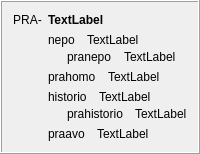
            <widget class="QFrame" name="frame_9">
             <property name="frameShape">
              <enum>QFrame::Box</enum>
             </property>
             <property name="frameShadow">
              <enum>QFrame::Raised</enum>
             </property>
             <layout class="QHBoxLayout" name="horizontalLayout_8">
              <item>
               <widget class="QLabel" name="label_241">
                <property name="sizePolicy">
                 <sizepolicy hsizetype="Maximum" vsizetype="Preferred">
                  <horstretch>0</horstretch>
                  <verstretch>0</verstretch>
                 </sizepolicy>
                </property>
                <property name="text">
                 <string>PRA-</string>
                </property>
                <property name="alignment">
                 <set>Qt::AlignHCenter|Qt::AlignTop</set>
                </property>
                <property name="tipo" stdset="0">
                 <string>afikso</string>
                </property>
               </widget>
              </item>
              <item>
               <layout class="QVBoxLayout" name="verticalLayout_63">
                <item>
                 <widget class="QLabel" name="Lec08_Label25">
                  <property name="styleSheet">
                   <string notr="true">font-weight: bold;</string>
                  </property>
                  <property name="text">
                   <string>TextLabel</string>
                  </property>
                  <property name="wordWrap">
                   <bool>true</bool>
                  </property>
                 </widget>
                </item>
                <item>
                 <layout class="QVBoxLayout" name="verticalLayout_61">
                  <property name="spacing">
                   <number>3</number>
                  </property>
                  <item>
                   <layout class="QHBoxLayout" name="horizontalLayout_525">
                    <property name="spacing">
                     <number>12</number>
                    </property>
                    <item>
                     <widget class="neklakebla_nova" name="Lec08_Button15">
                      <property name="text">
                       <string>nepo</string>
                      </property>
                      <property name="wordWrap">
                       <bool>true</bool>
                      </property>
                     </widget>
                    </item>
                    <item>
                     <widget class="QLabel" name="Lec08_Label26">
                      <property name="sizePolicy">
                       <sizepolicy hsizetype="Expanding" vsizetype="Preferred">
                        <horstretch>0</horstretch>
                        <verstretch>0</verstretch>
                       </sizepolicy>
                      </property>
                      <property name="text">
                       <string>TextLabel</string>
                      </property>
                      <property name="wordWrap">
                       <bool>true</bool>
                      </property>
                     </widget>
                    </item>
                   </layout>
                  </item>
                  <item>
                   <layout class="QHBoxLayout" name="horizontalLayout_526">
                    <property name="spacing">
                     <number>12</number>
                    </property>
                    <item>
                     <widget class="label_sago_reversa" name="label_267">
                      <property name="sizePolicy">
                       <sizepolicy hsizetype="Maximum" vsizetype="Preferred">
                        <horstretch>0</horstretch>
                        <verstretch>0</verstretch>
                       </sizepolicy>
                      </property>
                      <property name="text">
                       <string/>
                      </property>
                      <property name="pixmap">
                       <pixmap resource="ikonoj.qrc">:/ikonoj/sago_revena.png</pixmap>
                      </property>
                     </widget>
                    </item>
                    <item>
                     <widget class="neklakebla_nova" name="Lec08_Button16">
                      <property name="text">
                       <string>pranepo</string>
                      </property>
                      <property name="wordWrap">
                       <bool>true</bool>
                      </property>
                     </widget>
                    </item>
                    <item>
                     <widget class="QLabel" name="Lec08_Label27">
                      <property name="sizePolicy">
                       <sizepolicy hsizetype="Expanding" vsizetype="Preferred">
                        <horstretch>0</horstretch>
                        <verstretch>0</verstretch>
                       </sizepolicy>
                      </property>
                      <property name="text">
                       <string>TextLabel</string>
                      </property>
                      <property name="wordWrap">
                       <bool>true</bool>
                      </property>
                     </widget>
                    </item>
                   </layout>
                  </item>
                 </layout>
                </item>
                <item>
                 <layout class="QHBoxLayout" name="horizontalLayout_627">
                  <property name="spacing">
                   <number>12</number>
                  </property>
                  <item>
                   <widget class="neklakebla_nova" name="Lec08_Button26">
                    <property name="text">
                     <string>prahomo</string>
                    </property>
                    <property name="wordWrap">
                     <bool>true</bool>
                    </property>
                   </widget>
                  </item>
                  <item>
                   <widget class="QLabel" name="Lec08_Label32">
                    <property name="sizePolicy">
                     <sizepolicy hsizetype="Expanding" vsizetype="Preferred">
                      <horstretch>0</horstretch>
                      <verstretch>0</verstretch>
                     </sizepolicy>
                    </property>
                    <property name="text">
                     <string>TextLabel</string>
                    </property>
                    <property name="wordWrap">
                     <bool>true</bool>
                    </property>
                   </widget>
                  </item>
                 </layout>
                </item>
                <item>
                 <layout class="QVBoxLayout" name="verticalLayout_62">
                  <property name="spacing">
                   <number>3</number>
                  </property>
                  <item>
                   <layout class="QHBoxLayout" name="horizontalLayout_527">
                    <property name="spacing">
                     <number>12</number>
                    </property>
                    <item>
                     <widget class="neklakebla_nova" name="Lec08_Button119">
                      <property name="text">
                       <string>historio</string>
                      </property>
                      <property name="wordWrap">
                       <bool>true</bool>
                      </property>
                     </widget>
                    </item>
                    <item>
                     <widget class="QLabel" name="Lec08_Label164">
                      <property name="sizePolicy">
                       <sizepolicy hsizetype="Expanding" vsizetype="Preferred">
                        <horstretch>0</horstretch>
                        <verstretch>0</verstretch>
                       </sizepolicy>
                      </property>
                      <property name="text">
                       <string>TextLabel</string>
                      </property>
                      <property name="wordWrap">
                       <bool>true</bool>
                      </property>
                     </widget>
                    </item>
                   </layout>
                  </item>
                  <item>
                   <layout class="QHBoxLayout" name="horizontalLayout_528">
                    <property name="spacing">
                     <number>12</number>
                    </property>
                    <item>
                     <widget class="label_sago_reversa" name="label_268">
                      <property name="sizePolicy">
                       <sizepolicy hsizetype="Maximum" vsizetype="Preferred">
                        <horstretch>0</horstretch>
                        <verstretch>0</verstretch>
                       </sizepolicy>
                      </property>
                      <property name="text">
                       <string/>
                      </property>
                      <property name="pixmap">
                       <pixmap resource="ikonoj.qrc">:/ikonoj/sago_revena.png</pixmap>
                      </property>
                     </widget>
                    </item>
                    <item>
                     <widget class="neklakebla_nova" name="Lec08_Button120">
                      <property name="text">
                       <string>prahistorio</string>
                      </property>
                      <property name="wordWrap">
                       <bool>true</bool>
                      </property>
                     </widget>
                    </item>
                    <item>
                     <widget class="QLabel" name="Lec08_Label165">
                      <property name="sizePolicy">
                       <sizepolicy hsizetype="Expanding" vsizetype="Preferred">
                        <horstretch>0</horstretch>
                        <verstretch>0</verstretch>
                       </sizepolicy>
                      </property>
                      <property name="text">
                       <string>TextLabel</string>
                      </property>
                      <property name="wordWrap">
                       <bool>true</bool>
                      </property>
                     </widget>
                    </item>
                   </layout>
                  </item>
                 </layout>
                </item>
                <item>
                 <layout class="QHBoxLayout" name="horizontalLayout_626">
                  <property name="spacing">
                   <number>12</number>
                  </property>
                  <item>
                   <widget class="neklakebla_nova" name="Lec08_Button27">
                    <property name="text">
                     <string>praavo</string>
                    </property>
                    <property name="wordWrap">
                     <bool>true</bool>
                    </property>
                   </widget>
                  </item>
                  <item>
                   <widget class="QLabel" name="Lec08_Label34">
                    <property name="sizePolicy">
                     <sizepolicy hsizetype="Expanding" vsizetype="Preferred">
                      <horstretch>0</horstretch>
                      <verstretch>0</verstretch>
                     </sizepolicy>
                    </property>
                    <property name="text">
                     <string>TextLabel</string>
                    </property>
                    <property name="wordWrap">
                     <bool>true</bool>
                    </property>
                   </widget>
                  </item>
                 </layout>
                </item>
               </layout>
              </item>
             </layout>
            </widget>
